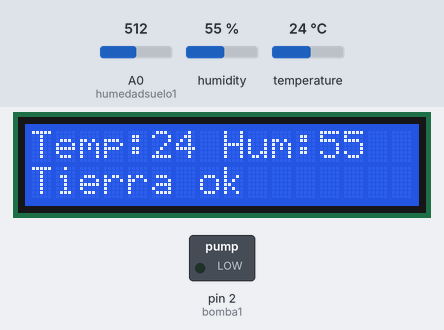
The sketch below on a simulated Arduino Uno, built with avr-gcc and run on an emulated ATmega328P. Parts: 16×2 character LCD, switched loads named in the sketch (green lamp = pin HIGH). The inputs (shaded band) are chosen by the test bench; at power-on: A0 (humedadsuelo1) = 512, humidity 55 %, temperature 24 °C. What the sketch prints to the serial monitor is not drawn.

Above: at 6.2 s.
6.3 s: A0 (humedadsuelo1) set to 685
10.3 s: A0 (humedadsuelo1) set to 712
At 13.2 s:
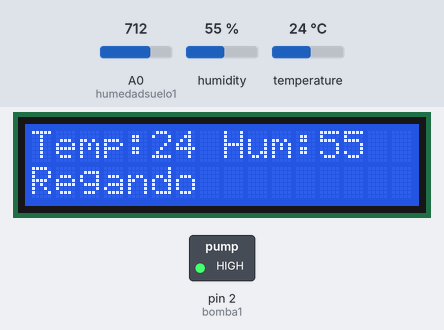
15.7 s: humidity set to 22 %
At 18.0 s:
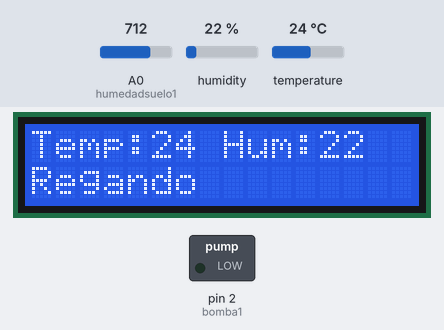
19.7 s: temperature set to 12 °C
At 24.6 s:
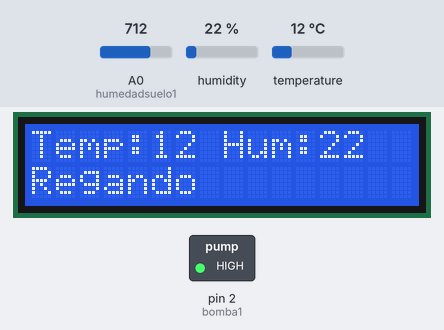
25.8 s: humidity set to 40 %
At 31.0 s:
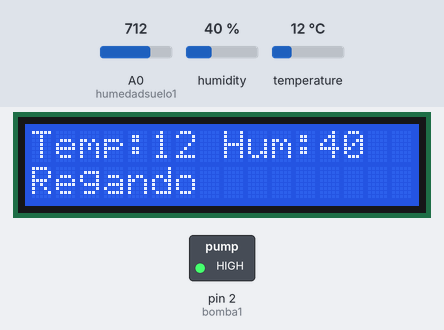
31.8 s: A0 (humedadsuelo1) set to 690
At 33.7 s:
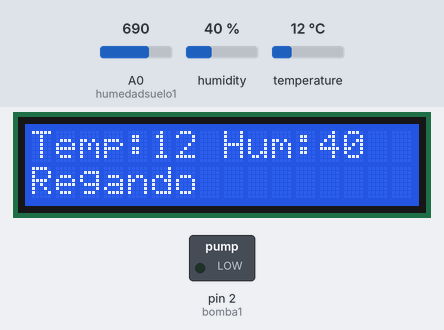
Timing chart, 0 to 35.2 s (numbered marks = the images above; inputs shaded):
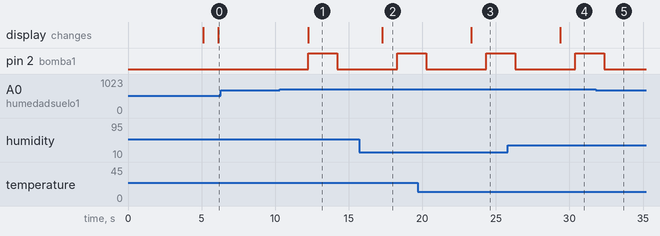

Measured:
- the behaviour switches between 699 and 700 on A0 (humedadsuelo1) (found by bisection; images 0 and 1)
- after the input at 6.3 s, every drawn part: stays the same
- after the input at 10.3 s, pin 2 (bomba1): LOW → HIGH after 1.9 s, → LOW 2.0 s later; the display: changes after 1.9 s (image 1)
- after the input at 15.7 s, the display: changes after 1.6 s (image 2)
- after the input at 19.7 s, the display: changes after 3.6 s (image 3)
- after the input at 25.8 s, the display: changes after 3.6 s (image 4)
- after the input at 31.8 s, pin 2 (bomba1): goes on until 32.4 s, then stays LOW

The sketch:

Sensor_riego_final.ino
```cpp
//Pines y variables#include "Wire.h"
#include "Adafruit_LiquidCrystal.h"
#include <DHT.h>
#define DHTPIN 9
#define DHTTYPE DHT11
DHT dht(DHTPIN, DHTTYPE);
Adafruit_LiquidCrystal lcd(0);

int temp, humedad;//Configuro las variables de temperatura y humedad del DHT11
//Pines Bomba de agua
const int bomba1 = 2;
const int bomba2 = 3;
const int bomba3 = 4;
const int bomba4 = 5;
//Pines Humedad Suelo
const int humedadsuelo1 = A0;
const int humedadsuelo2 = A1;
const int humedadsuelo3 = A2;
const int humedadsuelo4 = A3;
//Nivel agua
const int nivel = 13;


void setup()
{
  lcd.begin(16, 2);
  lcd.setBacklight(HIGH);
  Serial.begin(9600);//Arrancamos el puerto serie a 9600
  dht.begin();//Arranco el sensor DHT11
  //Configuramos entradas y salidas
  pinMode(humedadsuelo1, INPUT);
  //pinMode(humedadsuelo2, INPUT);
  //pinMode(humedadsuelo3, INPUT);
  //pinMode(humedadsuelo4, INPUT);//Configuro humedadsuelo como entrada
  pinMode(bomba1, OUTPUT);
  //pinMode(bomba2, OUTPUT);
  //pinMode(bomba3, OUTPUT);
  //pinMode(bomba4, OUTPUT);//Configuro bomba como salida
  //pinMode(nivel, INPUT);//Configuro en nivel de agua como entrada
  lcd.setCursor(0, 0);
  lcd.print("Cargando...");
  lcd.setCursor(0, 1);
  lcd.print("  Arduriego V1");
  delay(5000);
  lcd.clear();
 }

void loop()
{

  int SensorValue1 = analogRead(humedadsuelo1);
  //int SensorValue2 = analogRead(humedadsuelo2);
  //int SensorValue3 = analogRead(humedadsuelo3);
  //int SensorValue4 = analogRead(humedadsuelo4);//Leo el valor de la humedad y lo meto en SensorValue
  //int SensorNivel = digitalRead(nivel); //Leo lo que marca el nivel de agua

  //Leo y meto los valores de temperatura y humedad en las variables temp y humedad
  humedad = dht.readHumidity();
  temp = dht.readTemperature();

  lcd.setCursor(0, 0);
  Serial.print("Temp: "); Serial.print(temp);
  lcd.print("Temp:");lcd.print(temp);
  Serial.print("ºC Humedad: "); Serial.print(humedad); Serial.println("%");
  lcd.print(" Hum:");lcd.print(humedad);
  //Imprimo por el puerto serie el valor de la humedad del suelo
  Serial.print("Humedad del suelo: ");Serial.print(SensorValue1); Serial.println("%");
  delay(1000);

   if(SensorValue1 >= 700){
   // Si la tierra está seca, comenzara a regar
   // Riega durante 1 segundo y espera a comprobar la humedad otro segundo
   Serial.println("La tierra está seca, comienza el riego");
   lcd.setCursor(0, 1);
   lcd.print("Regando  ");
   digitalWrite(bomba1, HIGH);
   delay(2000);
   digitalWrite(bomba1, LOW);
   delay(1000);
   }
   else{
    lcd.setCursor(0,1);
    lcd.print("Tierra ok");
}
  delay(2000);
}
```
